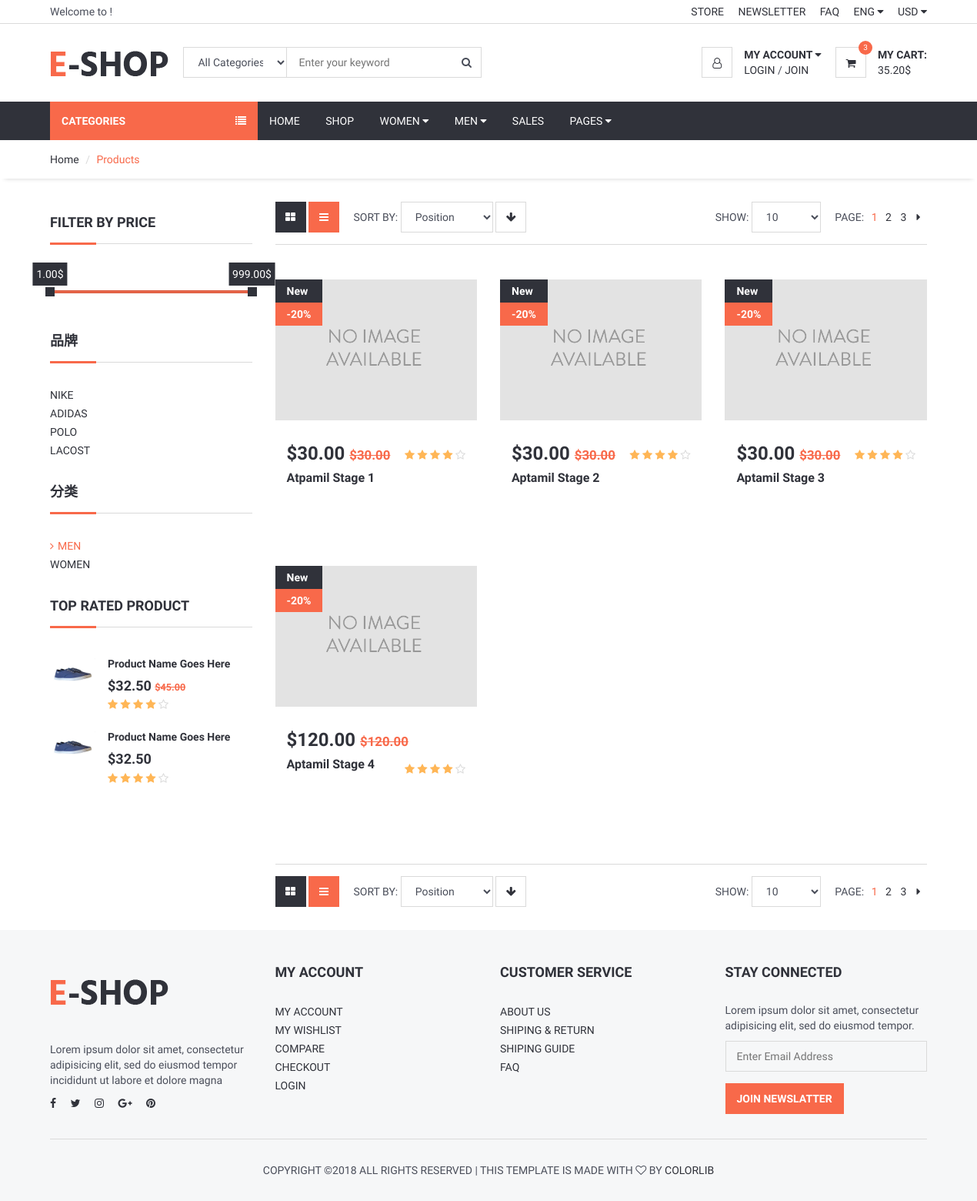
/, run on an earlier commit of the app's database.
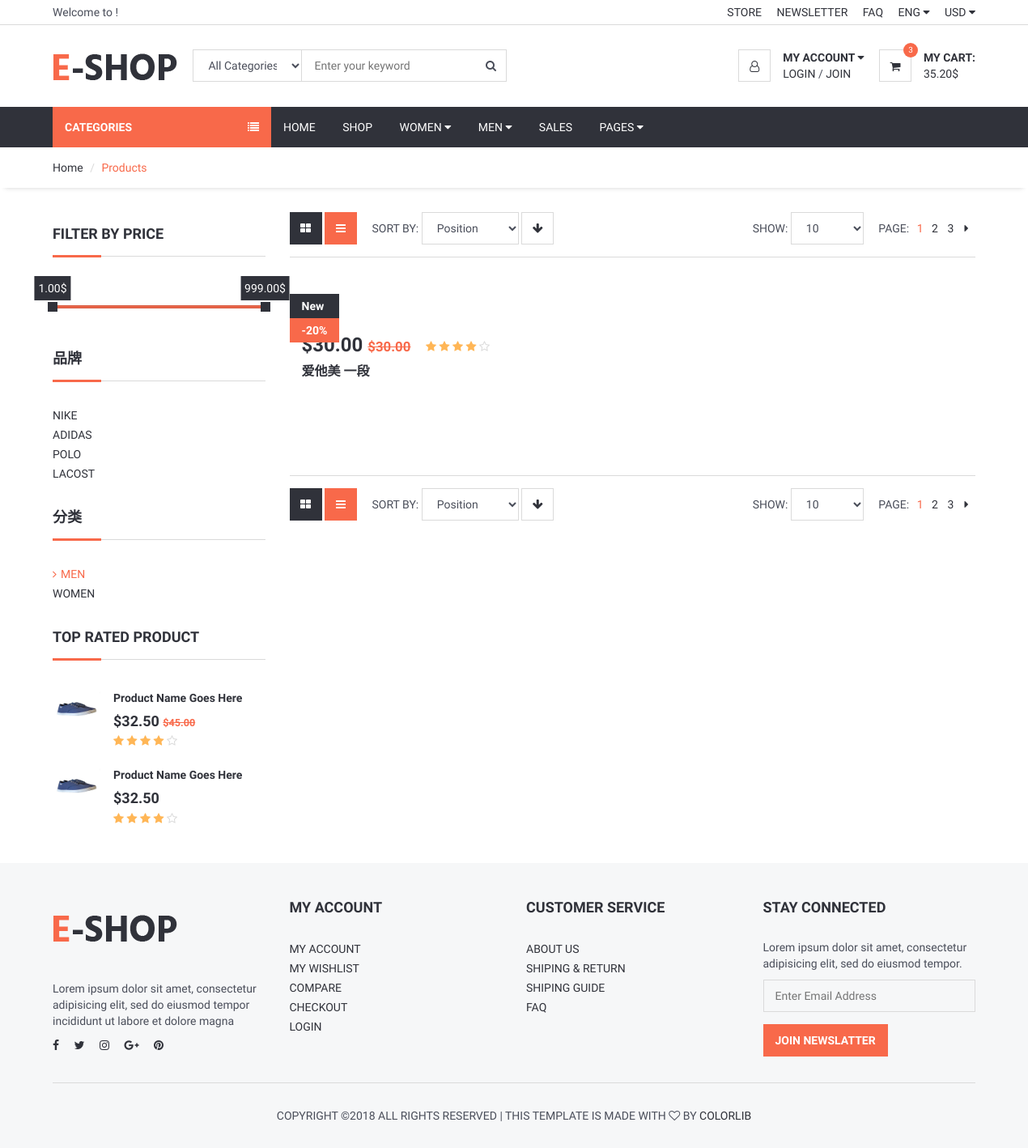
And on a later commit of the database.
### ProductManager/models.py (models this page shows)
class Product(models.Model):
    auto_id = models.AutoField(primary_key=True)
    name = models.CharField(max_length=50, default="Not Created")
    English_name = models.CharField(max_length=50, default="English Name")
    slug = models.SlugField(max_length=200, db_index=True)
    category = models.ForeignKey(Category, related_name='products', on_delete=models.CASCADE)
    brand = models.ForeignKey(Brand, related_name='products', on_delete=models.CASCADE)
    description = models.TextField(blank=True)
    picture = models.ImageField(upload_to='media/products/cover', null=True)
    size = models.CharField(max_length=200, null=True)
    quantity = models.PositiveIntegerField(default=0)
    available = models.BooleanField(default=True)
    price = models.DecimalField(max_digits=6, decimal_places=2)
    create_date = models.DateTimeField(auto_now_add=True)
    upload_date = models.DateTimeField(auto_now=True)
    def __str__(self):
        return self.name

### ProductManager/views.py (the view, shortened to what this page needs)
# urls.py: url(r'^$', views.product_list, name='product_list'),
def product_list(request, category_slug=None):
    category = None
    brand = None
    categories = Category.objects.all()
    brands = Brand.objects.all()
    products = Product.objects.filter(available=True)
    print(products)
    return render(request,
                  'products.html',
                  {'category': category,
                   'brand': brand,
                   'categories': categories,
                   'brands':brands,
                   'products': products})

### templates/products.html (shortened to what the changed rows need)
{% load staticfiles %}
<!DOCTYPE html>
<html lang="en">
<head>
	<link type="text/css" rel="stylesheet" href="{% static 'css/bootstrap.min.css' %}" />
	<link type="text/css" rel="stylesheet" href="{% static 'css/slick.css' %}" />
	<link type="text/css" rel="stylesheet" href="{% static 'css/slick-theme.css' %}" />
	<link type="text/css" rel="stylesheet" href="{% static 'css/nouislider.min.css' %}" />
	<link rel="stylesheet" href="{% static 'css/font-awesome.min.css' %}">
	<link type="text/css" rel="stylesheet" href="{% static 'css/style.css' %}" />
</head>
<body>
{% block content %}
	<div class="section">
		<div class="container">
			<div class="row">
				<div id="aside" class="col-md-3">
					<div class="aside">
						<div class="product product-widget">
							<div class="product-body">
								<h2 class="product-name"><a href="#">Product Name Goes Here</a></h2>
							</div>
						</div>
						<div class="product product-widget">
							<div class="product-body">
								<h2 class="product-name"><a href="#">Product Name Goes Here</a></h2>
							</div>
						</div>
					</div>
				</div>
				<div id="main" class="col-md-9">
					<div id="store">
						<div class="row">
                            {% for product in products %}
							<div class="col-md-4 col-sm-6 col-xs-6">
								<div class="product product-single">
									<div class="product-thumb">
										<div class="product-label">
											<span>New</span>
											<span class="sale">-20%</span>
										</div>
										<img src="{% if product.picture %}{{ product.picture.url }}
                                          {% else %}{% static "img/no_image.png" %} {% endif %}">
									</div>
									<div class="product-body">
										<h3 class="product-price">${{ product.price }} <del class="product-old-price">${{ product.price}}</del></h3>
										<div class="product-rating">
											<i class="fa fa-star"></i>
											<i class="fa fa-star"></i>
											<i class="fa fa-star"></i>
											<i class="fa fa-star"></i>
											<i class="fa fa-star-o empty"></i>
										</div>
										<h2 class="product-name"><a href="#">{{ product.name }}</a></h2>
									</div>
								</div>
							</div>
                            {% endfor %}
						</div>
					</div>
				</div>
			</div>
		</div>
	</div>
{% endblock %}
</body>
</html>

What changed in the data, as far as the page shows it:
removed Product: price "30.00", name "Atpamil Stage 1"
removed Product: price "30.00", name "Aptamil Stage 2"
removed Product: price "30.00", name "Aptamil Stage 3"
removed Product: price "120.00", name "Aptamil Stage 4"
added Product: price "30.00", name "爱他美 一段"
